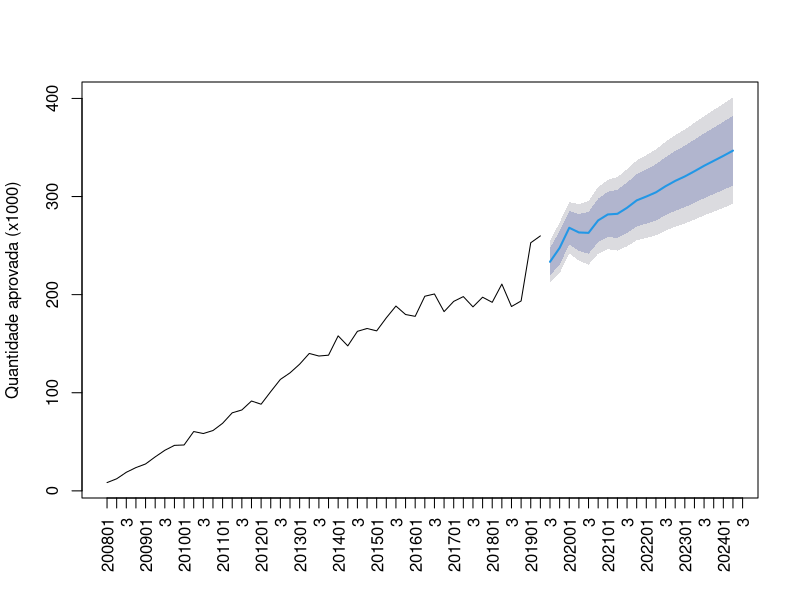

Source code (R):
## ---- chunk 1
library(forecast)
library(tseries)
## ---- chunk 2

td_trimestre = read.csv(file="td_trimestre.csv")
td_trimestre.plot = read.csv(file="td_trimestre.plot.csv")

tf_pcdt_medicamento_trimestre = read.csv(file="db_sabeis.tf_pcdt_medicamento_trimestre.csv")

    l=dim(subset(tf_pcdt_medicamento_trimestre, sg_procedimento == 'ADAL40' & co_pcdt == 10))[1] # numero de afericoes
    p=which(td_trimestre == subset(tf_pcdt_medicamento_trimestre, sg_procedimento == 'ADAL40' & co_pcdt == 10)[1,2]) # inicio do vetor
    f=20 # trimestres para previsao

    plot(
      forecast(auto.arima(subset(tf_pcdt_medicamento_trimestre, sg_procedimento == 'ADAL40' & co_pcdt == 10)$qt_aprovada/1000, allowmean = TRUE), h = 20),
      xlab = "",
      ylab="Quantidade aprovada (x1000)",
      main="",
      las = 3  , xaxt='n'
    )

    axis(1, at=1:(l+f+1), labels=td_trimestre.plot[p:(p+l+f),], las = 3)
